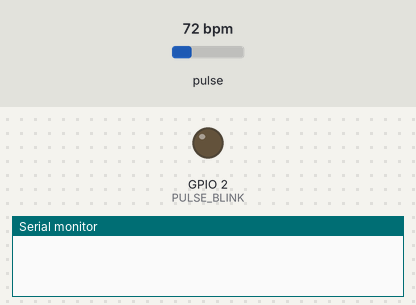
The sketch below on a simulated ESP8266 (NodeMCU). Shown: output pins drawn as LEDs (lit = HIGH), the last lines printed to the serial monitor. Dashed ring = blinking. The test bench sets the inputs (shaded band); at power-on: pulse 72 bpm. WiFi joins after 1.5 s; servers stay silent unless stated; random numbers use the default seed unless the sketch sets one; no MQTT or app messages arrive unless stated.

Above: at 0.0 s.
At 2.7 s:
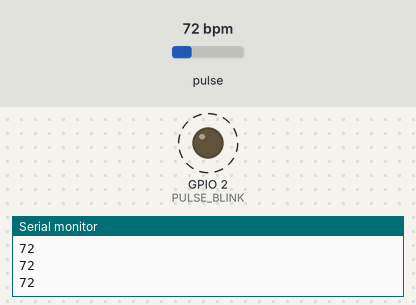
2.8 s: pulse set to 42 bpm
8.2 s: pulse set to 100 bpm
Timing chart, 0 to 18.2 s (numbered marks = the images above; inputs shaded):
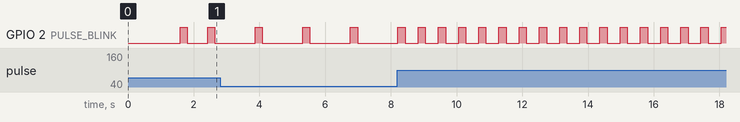

The sketch:

node2.ino
```cpp
// (licence header left out)
// ----- Incluir librerias para Wifi y conectar a broker
#include <ESP8266WiFi.h>
#include <PubSubClient.h>

// ----- Definiciones de ESP8266MQTT
const char* ssid = "Tec-IoT";    // Nombre del internet Tec-IoT
const char* password = "spotless.magnetic.bridge";     // Contrasena del internet spotless.magnetic.bridge
const char* mqtt_server = "broker.mqtt-dashboard.com";    // Link del server

// Topicos
const char* topico_salidaBPM= "BPMHospitAI";
char sTopicoOutBPM[50];

WiFiClient espClient;
PubSubClient client(espClient);
unsigned long lastMsg = 0;
#define MSG_BUFFER_SIZE  (50)
char msg[MSG_BUFFER_SIZE];
int value = 0;

// ----- Funcion que Conecta a Wifi del Router
// We start by connecting to a WiFi network
void setup_wifi() {
 delay(10);
 Serial.println();    Serial.print("Connecting to ");   Serial.println(ssid);  // Mostrar en consola ha que red se esta conectando
 WiFi.mode(WIFI_STA);          // El WIFI_STA (modo estacion) sirve para conectar el ESP8266 a una red WiFi mediante un punto de acceso
 WiFi.begin(ssid, password);   // Iniciamos la conexion real a la red

 // Comprobar si se conecta a la red
 while (WiFi.status() != WL_CONNECTED) {
   delay(500);
   Serial.print(".");
 }

 //randomSeed(micros());  randomSeed() es para generar un numero largo random y lo envia al micros() que es el numero de microsegundos desde que emepzo el programa
 Serial.println(""); Serial.println("WiFi connected"); Serial.print("IP address: "); Serial.println(WiFi.localIP());
}

// ----- Funcion que Conecta a Broker MQTT
void setup_mqtt() {
 client.setServer(mqtt_server, 1883);   // Se hace un cliente de un servidor parcialmente inicializado porque tenemos PubSubClient client(espClient)
 client.setCallback(callback);         // Establece el mensaje de la funcion callback

 // Si el cliente no esta conectado entonces intentar reconectar
 if (!client.connected()) {
   reconnect();
 }
}


// ----- Funcion que Conecta a Broker MQTT
void callback(char* topic, byte* payload, unsigned int length) {

 // El topic es la categorizacion por rutas tipo home/living-room/temperature
 Serial.print("Message arrived ["); Serial.print(topic); Serial.print("] ");

 // El payload es el contenido actual del mensaje, puede ser texto, JSON, XML, etc...
 for (int i = 0; i < length; i++) {
   Serial.print((char)payload[i]);
 }
 Serial.println();
}

// ----- Funcion que Conecta o reconecta a Broker MQTT
void reconnect() {
 // Loop until we're reconnected
 while (!client.connected()) {
   Serial.print("Attempting MQTT connection...");
   // Create a random client ID
   String clientId = "ESP8266Client-";
   clientId += String(random(0xffff), HEX);

   // Attempt to connect
   if (client.connect(clientId.c_str())) {
     Serial.println("connected");
     // Once connected, publish an announcement...
     //client.publish("outTopic", "hello world");
     //client.subscribe(topico_entrada);

     client.subscribe(topico_salidaBPM);


   } else {
     Serial.print("failed, rc="); Serial.print(client.state()); Serial.println(" try again in 5 seconds");
     // Wait 5 seconds before retrying
     delay(5000);
   }
 }
}

void conectarMQTT() {

 // Si el cliente no esta conectado entonces reconectar
 if (!client.connected()) {
   reconnect();
 }
 client.loop();

 unsigned long now = millis();
 if (now - lastMsg > 5000) {
   lastMsg = now;
   ++value;

   Serial.print("Publish message: "); Serial.println(sTopicoOutBPM);
   client.publish(topico_salidaBPM, sTopicoOutBPM);

 }
}


#define USE_ARDUINO_INTERRUPTS false
#include <PulseSensorPlayground.h>


const int OUTPUT_TYPE = PROCESSING_VISUALIZER;


const int PULSE_INPUT = A0;
const int PULSE_BLINK = 2;    // Pin led del node
const int PULSE_FADE = 5;
const int THRESHOLD = 550;
int BPM = 0;


byte samplesUntilReport;
const byte SAMPLES_PER_SERIAL_SAMPLE = 10;


PulseSensorPlayground pulseSensor;

void setup() {
 /*
    Use 115200 baud because that's what the Processing Sketch expects to read,
    and because that speed provides about 11 bytes per millisecond.

    If we used a slower baud rate, we'd likely write bytes faster than
    they can be transmitted, which would mess up the timing
    of readSensor() calls, which would make the pulse measurement
    not work properly.
 */
 Serial.begin(115200);

 // ----- Abrir Wifi y MQTT
 setup_wifi();
 setup_mqtt();

 pulseSensor.analogInput(PULSE_INPUT);
 pulseSensor.blinkOnPulse(PULSE_BLINK);
 pulseSensor.fadeOnPulse(PULSE_FADE);

 pulseSensor.setSerial(Serial);
 pulseSensor.setOutputType(OUTPUT_TYPE);
 pulseSensor.setThreshold(THRESHOLD);

 samplesUntilReport = SAMPLES_PER_SERIAL_SAMPLE;

 if (!pulseSensor.begin()) {
   for(;;) {
     digitalWrite(PULSE_BLINK, LOW);
     delay(50);
     digitalWrite(PULSE_BLINK, HIGH);
     delay(50);
   }
 }
}

void loop() {
 conectarMQTT();

 if (pulseSensor.sawNewSample()) {
   if (--samplesUntilReport == (byte) 0) {
     samplesUntilReport = SAMPLES_PER_SERIAL_SAMPLE;
     if (pulseSensor.sawStartOfBeat()) {
       BPM = pulseSensor.getBeatsPerMinute();
       snprintf (sTopicoOutBPM, MSG_BUFFER_SIZE, "{\"BPM\":%d}",BPM);
     }

     Serial.println(BPM);
   }
 }
}
```

Measured:
- by itself, GPIO 2 (PULSE_BLINK): alternates HIGH for 0.22 s and LOW for 0.40 s
